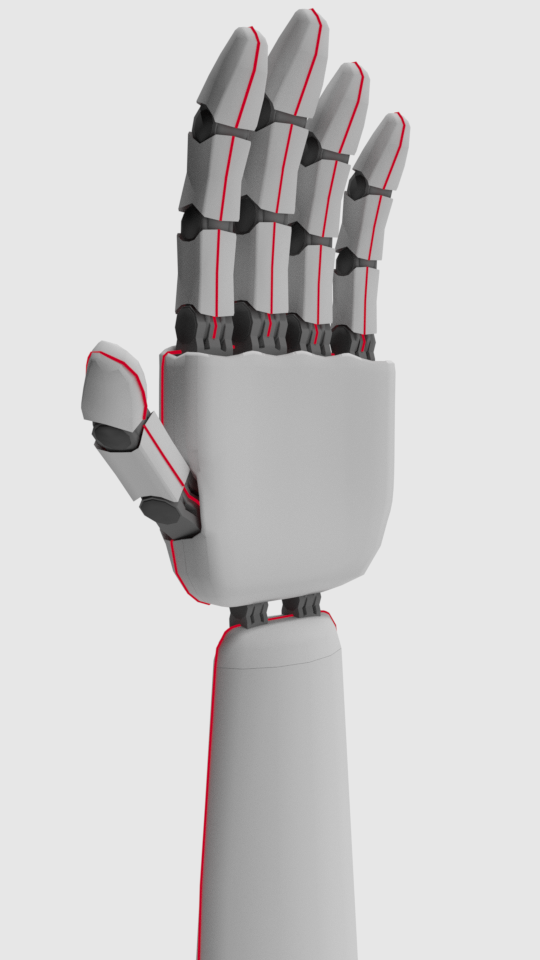
#> input picture code/py/miscellaneous_py/original/abrir.png, 540 x 960 px; its folder holds 4 pictures in this run
$ python image_resizer.py   (older library calls are emulated)
#> lines starting #> are read from the running program, lines starting #| are printed output that depends on the picture
from PIL import Image

def scale_image(input_image_path,
                output_image_path,
                width=None,
                height=None
                ):
#> called with input_image_path = 'original/abrir.png', output_image_path = '../view/ui/icons/abrir_small.png', width = 81
    original_image = Image.open(input_image_path)
#> original_image is the input picture: PIL image 540x960 RGBA; mean R, G, B, A 205.4, 203.7, 203.9, 255
    w, h = original_image.size
#> w = 540; h = 960
    print('The original image size is {wide} wide x {height} '
          'high'.format(wide=w, height=h))
#| The original image size is 540 wide x 960 high

    if width and height:
        max_size = (width, height)
    elif width:
        max_size = (width, h)
#> max_size = (81, 960)
    elif height:
        max_size = (w, height)
    else:
        # No width or height specified
        raise RuntimeError('Width or height required!')

    original_image.thumbnail(max_size, Image.ANTIALIAS)
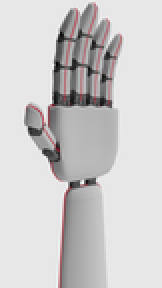
#> original_image: PIL image 81x144 RGBA (shown 2 times larger); mean R, G, B, A 205.4, 203.7, 203.9, 255
    original_image.save(output_image_path)

    scaled_image = Image.open(output_image_path)
    width, height = scaled_image.size
#> width = 81; height = 144
    print('The scaled image size is {wide} wide x {height} '
          'high'.format(wide=width, height=height))
#| The scaled image size is 81 wide x 144 high


if __name__ == '__main__':
    imagens = ['abrir', 'extensao', 'fechar',  'flexao', 'pronacao','pronacao1', 'repouso', 'repouso1', 'supinacao','supinacao1']
    for image in imagens:
        scale_image(input_image_path=f'original/{image}.png',
                    output_image_path=f'../view/ui/icons/{image}_small.png',
                    width=540*0.15)
#> pass 2 of the loop `for image in imagens:`:
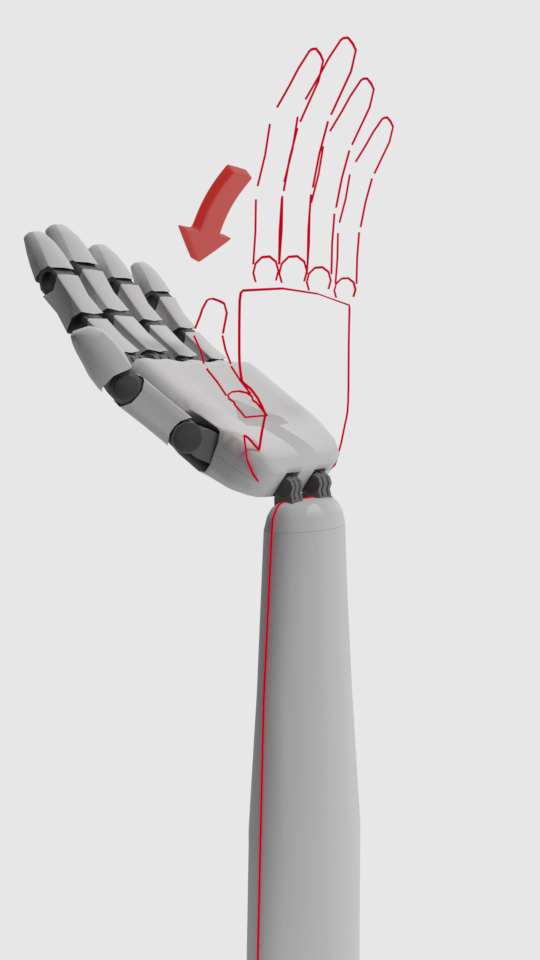
#> input picture code/py/miscellaneous_py/original/extensao.png, 540 x 960 px
#> in scale_image, original_image is the input picture: PIL image 540x960 RGBA; mean R, G, B, A 218.5, 216, 216.1, 255
#| The original image size is 540 wide x 960 high
#> in scale_image (call 2), `original_image.thumbnail(max_size, Image.ANTIALIAS)`:
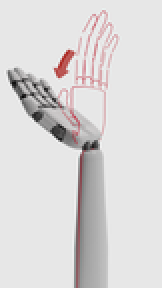
#> original_image: PIL image 81x144 RGBA (shown 2 times larger); mean R, G, B, A 218.5, 216, 216.1, 255
#| The scaled image size is 81 wide x 144 high
#> pass 3 of the loop `for image in imagens:`:
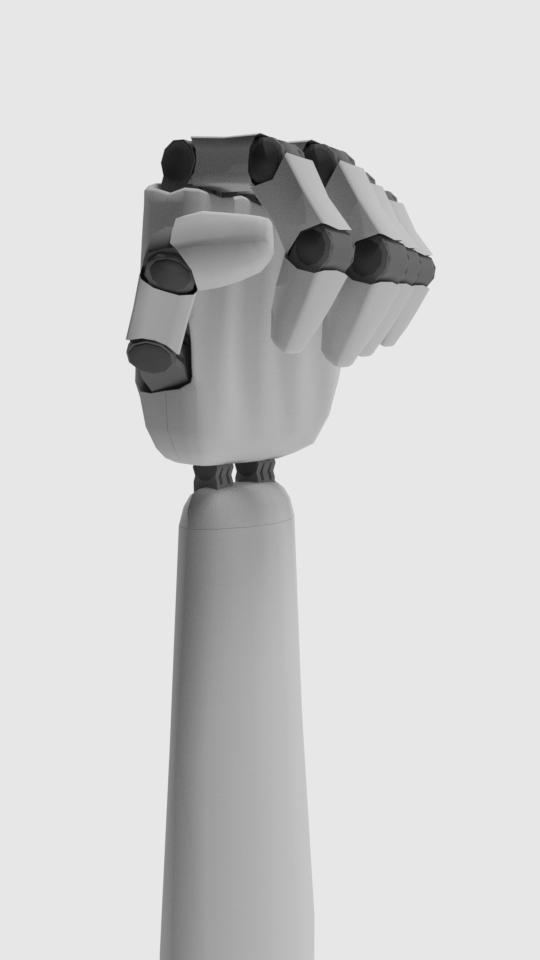
#> input picture code/py/miscellaneous_py/original/fechar.png, 540 x 960 px
#> in scale_image, original_image is the input picture: PIL image 540x960 RGBA; mean R, G, B, A 207, 207, 207, 255
#| The original image size is 540 wide x 960 high
#> in scale_image (call 3), `original_image.thumbnail(max_size, Image.ANTIALIAS)`:
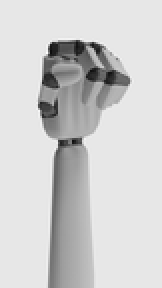
#> original_image: PIL image 81x144 RGBA (shown 2 times larger); mean R, G, B, A 207, 207, 207, 255
#| The scaled image size is 81 wide x 144 high
#> (the run stopped early here; a loop or call above may not have finished)
